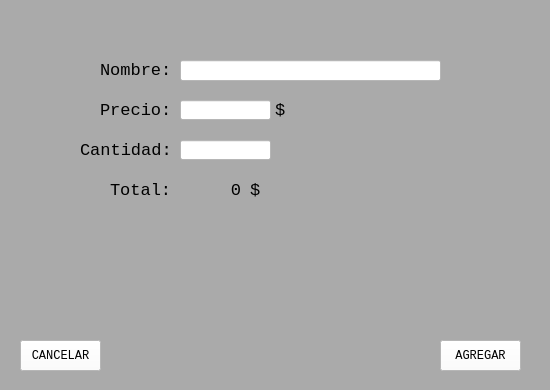
   <widget class="QWidget" name="widgetAdicional" native="true">
    <property name="geometry">
     <rect>
      <x>110</x>
      <y>1490</y>
      <width>550</width>
      <height>390</height>
     </rect>
    </property>
    <property name="styleSheet">
     <string notr="true">background-color: rgb(170, 170, 170);</string>
    </property>
    <widget class="QPushButton" name="ButtonBuscarCancelar_3">
     <property name="geometry">
      <rect>
       <x>20</x>
       <y>340</y>
       <width>81</width>
       <height>31</height>
      </rect>
     </property>
     <property name="font">
      <font>
       <family>Courier New</family>
      </font>
     </property>
     <property name="styleSheet">
      <string notr="true">background-color: rgb(255, 255, 255);</string>
     </property>
     <property name="text">
      <string>CANCELAR</string>
     </property>
    </widget>
    <widget class="QLineEdit" name="lineAdicionalPrecio">
     <property name="geometry">
      <rect>
       <x>180</x>
       <y>100</y>
       <width>91</width>
       <height>20</height>
      </rect>
     </property>
     <property name="font">
      <font>
       <family>Courier New</family>
       <pointsize>13</pointsize>
      </font>
     </property>
     <property name="styleSheet">
      <string notr="true">background-color: rgb(255, 255, 255);</string>
     </property>
     <property name="text">
      <string/>
     </property>
    </widget>
    <widget class="QLineEdit" name="lineAdicionalNombre">
     <property name="geometry">
      <rect>
       <x>180</x>
       <y>60</y>
       <width>261</width>
       <height>21</height>
      </rect>
     </property>
     <property name="font">
      <font>
       <family>Courier New</family>
       <pointsize>13</pointsize>
      </font>
     </property>
     <property name="styleSheet">
      <string notr="true">background-color: rgb(255, 255, 255);</string>
     </property>
    </widget>
    <widget class="QLabel" name="label_58">
     <property name="geometry">
      <rect>
       <x>100</x>
       <y>100</y>
       <width>71</width>
       <height>21</height>
      </rect>
     </property>
     <property name="font">
      <font>
       <family>Courier New</family>
       <pointsize>13</pointsize>
      </font>
     </property>
     <property name="text">
      <string>Precio:</string>
     </property>
    </widget>
    <widget class="QLabel" name="label_59">
     <property name="geometry">
      <rect>
       <x>80</x>
       <y>140</y>
       <width>91</width>
       <height>20</height>
      </rect>
     </property>
     <property name="font">
      <font>
       <family>Courier New</family>
       <pointsize>13</pointsize>
      </font>
     </property>
     <property name="text">
      <string>Cantidad:</string>
     </property>
    </widget>
    <widget class="QLineEdit" name="lineAdicionalCantidad">
     <property name="geometry">
      <rect>
       <x>180</x>
       <y>140</y>
       <width>91</width>
       <height>20</height>
      </rect>
     </property>
     <property name="font">
      <font>
       <family>Courier New</family>
       <pointsize>13</pointsize>
      </font>
     </property>
     <property name="styleSheet">
      <string notr="true">background-color: rgb(255, 255, 255);</string>
     </property>
     <property name="text">
      <string/>
     </property>
    </widget>
    <widget class="QLabel" name="label_60">
     <property name="geometry">
      <rect>
       <x>100</x>
       <y>60</y>
       <width>71</width>
       <height>21</height>
      </rect>
     </property>
     <property name="font">
      <font>
       <family>Courier New</family>
       <pointsize>13</pointsize>
      </font>
     </property>
     <property name="text">
      <string>Nombre:</string>
     </property>
    </widget>
    <widget class="QLabel" name="label_64">
     <property name="geometry">
      <rect>
       <x>110</x>
       <y>180</y>
       <width>61</width>
       <height>20</height>
      </rect>
     </property>
     <property name="font">
      <font>
       <family>Courier New</family>
       <pointsize>13</pointsize>
      </font>
     </property>
     <property name="text">
      <string>Total:</string>
     </property>
    </widget>
    <widget class="QLabel" name="labelAdicionalTotal">
     <property name="geometry">
      <rect>
       <x>180</x>
       <y>180</y>
       <width>61</width>
       <height>20</height>
      </rect>
     </property>
     <property name="font">
      <font>
       <family>Courier New</family>
       <pointsize>13</pointsize>
      </font>
     </property>
     <property name="text">
      <string>0</string>
     </property>
     <property name="alignment">
      <set>Qt::AlignRight|Qt::AlignTrailing|Qt::AlignVCenter</set>
     </property>
    </widget>
    <widget class="QPushButton" name="ButtonBuscarCancelar_5">
     <property name="geometry">
      <rect>
       <x>440</x>
       <y>340</y>
       <width>81</width>
       <height>31</height>
      </rect>
     </property>
     <property name="font">
      <font>
       <family>Courier New</family>
      </font>
     </property>
     <property name="styleSheet">
      <string notr="true">background-color: rgb(255, 255, 255);</string>
     </property>
     <property name="text">
      <string>AGREGAR</string>
     </property>
    </widget>
    <widget class="QLabel" name="label_65">
     <property name="geometry">
      <rect>
       <x>250</x>
       <y>180</y>
       <width>16</width>
       <height>20</height>
      </rect>
     </property>
     <property name="font">
      <font>
       <family>Courier New</family>
       <pointsize>13</pointsize>
      </font>
     </property>
     <property name="text">
      <string>$</string>
     </property>
    </widget>
    <widget class="QLabel" name="label_66">
     <property name="geometry">
      <rect>
       <x>275</x>
       <y>100</y>
       <width>16</width>
       <height>20</height>
      </rect>
     </property>
     <property name="font">
      <font>
       <family>Courier New</family>
       <pointsize>13</pointsize>
      </font>
     </property>
     <property name="text">
      <string>$</string>
     </property>
    </widget>
   </widget>
